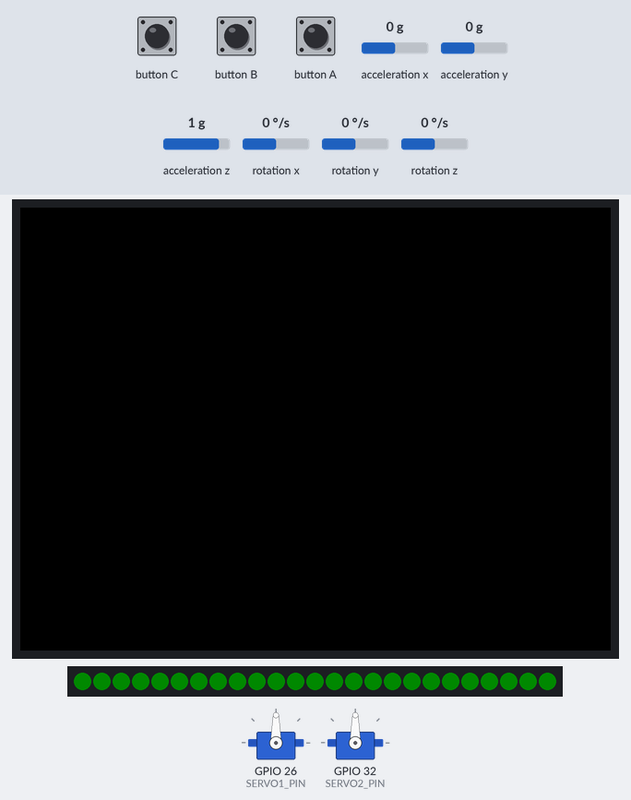
Bench run of a sketch on a simulated ESP32. On the bench: 320×240 colour display, 2 × servo, 25 RGB LEDs in strip order, left to right. The test bench sets the inputs (shaded band); at power-on: acceleration x 0 g, acceleration y 0 g, acceleration z 1 g, rotation x 0 °/s, rotation y 0 °/s, rotation z 0 °/s. Dim RGB values are drawn brighter than linear; random numbers use the default seed unless the sketch sets one; what the sketch prints to the serial monitor is not drawn.

Above: at 1.5 s.
1.6 s: acceleration x set to -0.4 g
3.1 s: acceleration x set to -0.7 g
At 3.9 s:
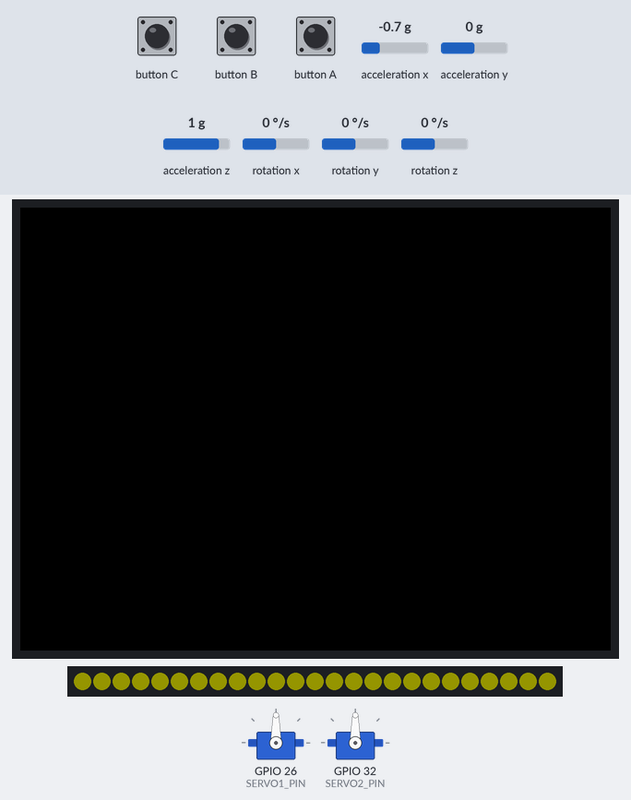
At 4.86 s:
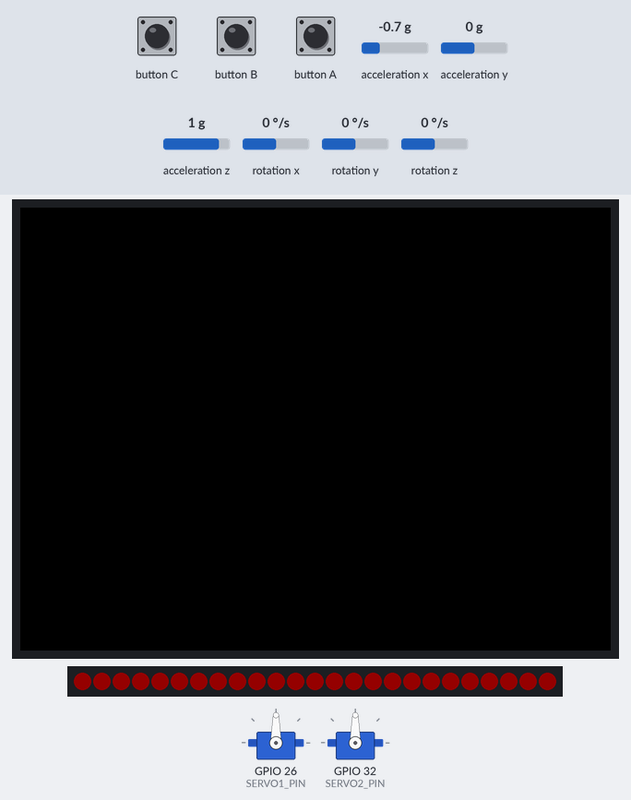
6.1 s: button A pressed for 0.15 s
At 6.8 s:
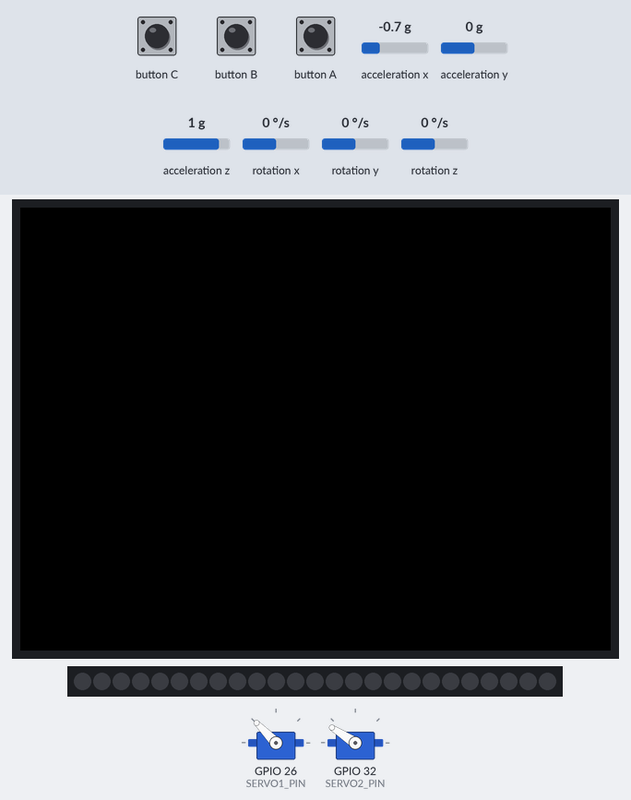
7.7 s: button A pressed for 1 s
At 8.3 s:
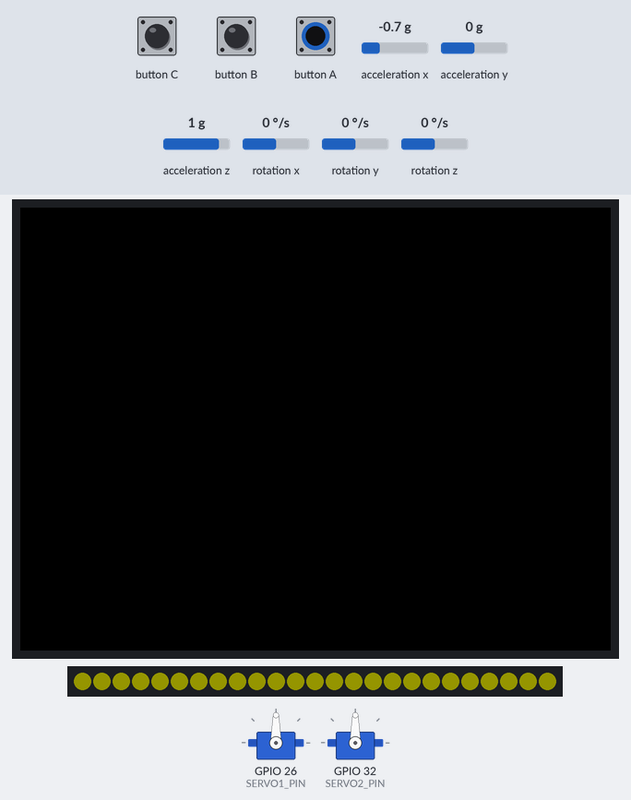
9.3 s: acceleration y set to 0.6 g
12.3 s: acceleration z set to -1.4 g
Timing chart, 0 to 17.5 s (numbered marks = the images above; inputs shaded):
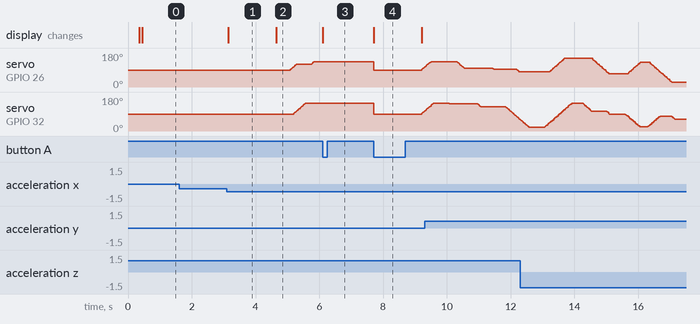

Measured:
- the behaviour switches between -0.5 and -0.6 g on acceleration x (found by bisection; images 0 and 1)
- after the input at 1.6 s, every drawn part: stays the same
- after the input at 3.1 s, servo on GPIO 26 (SERVO1_PIN): moves from 90° to 134° over 0.75 s, starting after 2.0 s; servo on GPIO 32 (SERVO2_PIN): moves from 90° to 147° over 0.36 s, starting after 2.1 s
- after the input at 7.7 s, servo on GPIO 26 (SERVO1_PIN): 134° → 90° at once, → 105° 1.5 s later; servo on GPIO 32 (SERVO2_PIN): 147° → 90° at once, → 105° 1.5 s later
- what the display in image 1 shows lasts 1.5 s, from 3.1 s to 4.6 s

The sketch:

all_up_test_1.ino
```cpp
#include <Arduino.h>
#include <M5Unified.h>    // Core architecture + Bosch BMI270 sensor handling
#include <FastLED.h>      // Dedicated hardware library for the NeoPixel matrix
#include <ESP32Servo.h>   // Required hardware timer servo replacement for ESP32
#include <math.h>

// =================== MATRIX DISPLAY CONFIG ===================
#define NUM_LEDS 25
#define DATA_PIN 27
CRGB leds[NUM_LEDS];      // FastLED memory buffer allocation
const int LCDbrightness = 20;

// =================== SERVO CONFIG ===================
const int SERVO1_PIN = 26;
const int SERVO2_PIN = 32;

const int ANGLE_MIN = 0;
const int ANGLE_MAX = 180;

const float S1_DEG_PER_SEC = 150.0;
const float S2_DEG_PER_SEC = 150.0;

const int MIN_HOLD_MS = 200;
const int MAX_HOLD_MS = 1000;
const int UPDATE_MS = 20;

const int REST_ANGLE = 90;

// =================== TILT CONFIG ===================
const float ALPHA = 0.85;
const float VERTICAL_THRESHOLD_DEG = 20.0;
const float RESUME_THRESHOLD_DEG = 30.0;

const int STABLE_TIME_MS = 100;
const int RESUME_DELAY_MS = 1500;
const int IMU_POLL_MS = 10;

// =================== STATE ===================
struct ServoState {
  Servo servo;
  int pin;
  float currentAngle;
  int targetAngle;
  float degPerStep;
  unsigned long holdUntil;
  bool atTarget;
};

enum RobotStatus { STATUS_NO_IMU,
                   STATUS_VERTICAL,
                   STATUS_PAUSED,
                   STATUS_MOVING,
                   STATUS_OFF };

ServoState s1 = { Servo(), SERVO1_PIN, 90.0, 90, 0, 0, true };
ServoState s2 = { Servo(), SERVO2_PIN, 90.0, 90, 0, 0, true };

bool imuOk = false;
bool systemOff = false;

float filteredX = 0.0;
float filteredY = 0.0;
float filteredZ = 1.0;

float fusedTilt = 0.0;
unsigned long lastImuMicros = 0;
unsigned long lastImuPollMs = 0;
unsigned long lastUpdate = 0;
unsigned long verticalSince = 0;
unsigned long resumeAt = 0;

bool isVertical = false;

// =================== IMU INITIALIZATION ===================
void initIMU() {
  if (M5.Imu.isEnabled()) {
    imuOk = true;
  } else {
    imuOk = false;
    Serial.println("CRITICAL ERROR: Onboard BMI270 IMU not detected!");
    return;
  }

  M5.Imu.update();
  auto imu_data = M5.Imu.getImuData();

  filteredX = imu_data.accel.x;
  filteredY = imu_data.accel.y;
  filteredZ = imu_data.accel.z;

  lastImuMicros = micros();
}

// =================== DIRECT VECTOR ACCELERATION MAPPING ===================
void updateTilt() {
  if (!imuOk || systemOff) return;

  M5.Imu.update();
  auto imu_data = M5.Imu.getImuData();

  unsigned long now = micros();
  float dt = (now - lastImuMicros) / 1000000.0;
  lastImuMicros = now;
  if (dt <= 0 || dt > 0.5) dt = 0.01;

  filteredX = ALPHA * (filteredX + (imu_data.gyro.y * M_PI / 180.0 * filteredZ - imu_data.gyro.z * M_PI / 180.0 * filteredY) * dt) + (1.0 - ALPHA) * imu_data.accel.x;
  filteredY = ALPHA * (filteredY + (imu_data.gyro.z * M_PI / 180.0 * filteredX - imu_data.gyro.x * M_PI / 180.0 * filteredZ) * dt) + (1.0 - ALPHA) * imu_data.accel.y;
  filteredZ = ALPHA * (filteredZ + (imu_data.gyro.x * M_PI / 180.0 * filteredY - imu_data.gyro.y * M_PI / 180.0 * filteredX) * dt) + (1.0 - ALPHA) * imu_data.accel.z;

  float norm = sqrt(filteredX * filteredX + filteredY * filteredY + filteredZ * filteredZ);
  if (norm > 0) {
    filteredX /= norm;
    filteredY /= norm;
    filteredZ /= norm;
  }

  float targetAxisG = filteredZ;
  fusedTilt = acos(constrain(fabs(targetAxisG), -1.0, 1.0)) * 180.0 / M_PI;

  if (fusedTilt < VERTICAL_THRESHOLD_DEG) {
    if (verticalSince == 0) verticalSince = millis();
    if (!isVertical && (millis() - verticalSince) > STABLE_TIME_MS) {
      isVertical = true;
    }
  } else if (fusedTilt > RESUME_THRESHOLD_DEG) {
    verticalSince = 0;
    if (isVertical) {
      isVertical = false;
      resumeAt = millis() + RESUME_DELAY_MS;
    }
  }
}

// =================== SERVO MOTION ===================
void pickNewTarget(ServoState& s) {
  s.targetAngle = random(ANGLE_MIN, ANGLE_MAX + 1);
  s.atTarget = false;
}

void slewTo(ServoState& s, int target) {
  if (!s.servo.attached()) return; // Protect execution loops if hardware is detached

  float diff = target - s.currentAngle;
  if (fabs(diff) <= s.degPerStep) {
    s.currentAngle = target;
  } else {
    s.currentAngle += (diff > 0 ? s.degPerStep : -s.degPerStep);
  }
  s.servo.write((int)(s.currentAngle + 0.5));
}

void updateMotion(ServoState& s) {
  // If the system is toggled off, exit tracking cycles entirely (handled by attach/detach toggles now)
  if (systemOff) return;

  if (isVertical || (millis() < resumeAt)) {
    slewTo(s, REST_ANGLE);
    s.atTarget = false;
    s.holdUntil = millis();
    return;
  }

  if (s.atTarget) {
    if (millis() >= s.holdUntil) pickNewTarget(s);
    return;
  }

  float diff = s.targetAngle - s.currentAngle;
  if (fabs(diff) <= s.degPerStep) {
    s.currentAngle = s.targetAngle;
    s.atTarget = true;
    s.holdUntil = millis() + random(MIN_HOLD_MS, MAX_HOLD_MS + 1);
  } else {
    s.currentAngle += (diff > 0 ? s.degPerStep : -s.degPerStep);
  }

  if (s.servo.attached()) {
    s.servo.write((int)(s.currentAngle + 0.5));
  }
}

// Status lights controller mapping
void updateMatrixLEDs(RobotStatus status) {
  CRGB statusColor = CRGB::Black;

  switch (status) {
    case STATUS_NO_IMU:   statusColor = CRGB::Purple; break;
    case STATUS_VERTICAL: statusColor = CRGB::Green;  break;
    case STATUS_PAUSED:   statusColor = CRGB::Yellow; break;
    case STATUS_MOVING:   statusColor = CRGB::Red;    break;
    case STATUS_OFF:      statusColor = CRGB::Black;  break;
  }

  fill_solid(leds, NUM_LEDS, statusColor);
  FastLED.show();
}

// =================== MAIN INITIALIZATION ===================
void setup() {
  auto cfg = M5.config();
  cfg.serial_baudrate = 115200;
  M5.begin(cfg);

  FastLED.addLeds<WS2812B, DATA_PIN, GRB>(leds, NUM_LEDS);
  FastLED.setBrightness(LCDbrightness);

  Serial.println("\n--- ATOM-MATRIX V1.1 CORE CONTROL ENGINE BOOTED ---");

  randomSeed(esp_random());
  initIMU();

  ESP32PWM::allocateTimer(0);
  ESP32PWM::allocateTimer(1);
  s1.servo.setPeriodHertz(50);
  s2.servo.setPeriodHertz(50);

  s1.degPerStep = S1_DEG_PER_SEC * (UPDATE_MS / 1000.0);
  s2.degPerStep = S2_DEG_PER_SEC * (UPDATE_MS / 1000.0);

  // Initial hardware configuration line bindings
  s1.servo.attach(s1.pin, 500, 2400);
  s2.servo.attach(s2.pin, 500, 2400);

  s1.servo.write(REST_ANGLE);
  s2.servo.write(REST_ANGLE);
  s1.currentAngle = REST_ANGLE;
  s2.currentAngle = REST_ANGLE;
  delay(200);

  s1.holdUntil = millis();
  s2.holdUntil = millis();
  resumeAt = millis() + RESUME_DELAY_MS;
}

void loop() {
  M5.update();

  // Handle tactile display button clicks
  if (M5.BtnA.wasPressed()) {
    systemOff = !systemOff;

    if (systemOff) {
      // UPGRADE: Sever PWM signal completely to safely drop motor energy load to 0%
      s1.servo.detach();
      s2.servo.detach();
    } else {
      // UPGRADE: Re-engage software control routing lines
      s1.servo.attach(s1.pin, 500, 2400);
      s2.servo.attach(s2.pin, 500, 2400);

      // Enforce clean state variables wipe down
      isVertical = true;
      verticalSince = millis();
      resumeAt = millis() + RESUME_DELAY_MS;

      s1.currentAngle = REST_ANGLE;
      s2.currentAngle = REST_ANGLE;
      s1.servo.write(REST_ANGLE);
      s2.servo.write(REST_ANGLE);
      s1.atTarget = true;
      s2.atTarget = true;
      s1.holdUntil = resumeAt;
      s2.holdUntil = resumeAt;
    }

    Serial.print("SYSTEM MODE TOGGLED. State: ");
    Serial.println(systemOff ? "OFF (DEPOWERED)" : "ACTIVE (RUN)");
  }

  if (systemOff) {
    updateMatrixLEDs(STATUS_OFF);
  }

  if (millis() - lastImuPollMs >= (unsigned long)IMU_POLL_MS) {
    lastImuPollMs = millis();
    updateTilt();
  }

  if (millis() - lastUpdate >= (unsigned long)UPDATE_MS) {
    lastUpdate = millis();
    updateMotion(s1);
    updateMotion(s2);
  }

  // ---- Status output (only on change or if status state switches) ----
  static RobotStatus lastStatusPrinted = (RobotStatus)-1;
  static float lastTiltPrinted = -999.0;
  const float TILT_CHANGE_DEG = 2.0;

  RobotStatus status;
  if (systemOff)       status = STATUS_OFF;
  else if (!imuOk)     status = STATUS_NO_IMU;
  else if (isVertical) status = STATUS_VERTICAL;
  else if (millis() < resumeAt) status = STATUS_PAUSED;
  else                 status = STATUS_MOVING;

  bool statusChanged = (status != lastStatusPrinted);
  bool tiltChanged = !systemOff && (fabs(fusedTilt - lastTiltPrinted) >= TILT_CHANGE_DEG);

  if (statusChanged || tiltChanged) {
    lastStatusPrinted = status;
    lastTiltPrinted = fusedTilt;

    if (!systemOff) {
      updateMatrixLEDs(status);
    }

    const char* label;
    switch (status) {
      case STATUS_OFF:      label = "SYSTEM OFF"; break;
      case STATUS_NO_IMU:   label = "NO IMU   "; break;
      case STATUS_VERTICAL: label = "UPRIGHT  "; break;
      case STATUS_PAUSED:   label = "WAIT     "; break;
      default:              label = "MOVING   "; break;
    }

    char bar[19];
    int bars = systemOff ? 0 : (int)(fusedTilt / 5.0);
    if (bars > 18) bars = 18;
    for (int i = 0; i < 18; i++) bar[i] = (i < bars) ? '#' : '.';
    bar[18] = '\0';

    Serial.print("[");
    Serial.print(label);
    Serial.print("]  True Deviation: ");
    if (systemOff) {
      Serial.println("LOCKED |--- SERVOS DEPOWERED ---|");
    } else {
      if (fusedTilt < 10) Serial.print(" ");
      if (fusedTilt < 100) Serial.print(" ");
      Serial.print(fusedTilt, 1);
      Serial.print(" deg  |");
      Serial.print(bar);
      Serial.println("|");
    }
  }
}
```
